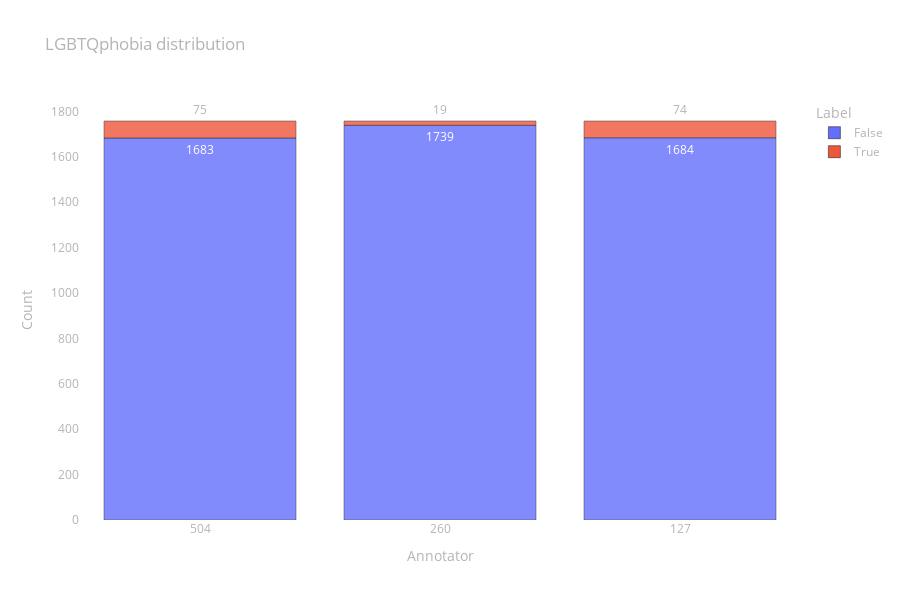

This figure's notebook cell:
### Code cell
fig = px.bar(
    data_frame=prepare_data_to_px(lgbtqphobia),
    x="Annotator", y="Count", color="Label", opacity=0.8,
    height=600, text="Count", title="LGBTQphobia distribution")

fig.update_layout(layout)

fig.show()

### Figure 1 — Plotly figure (JSON) as saved in the notebook; plotly's stock layout.template omitted (floating-point values rounded to 4 significant figures)
{"data": [{"alignmentgroup": "True", "hovertemplate": "Label=False<br>Annotator=%{x}<br>Count=%{text}<extra></extra>", "legendgroup": "False", "marker": {"color": "#636efa", "opacity": 0.8, "pattern": {"shape": ""}}, "name": "False", "offsetgroup": "False", "orientation": "v", "showlegend": true, "text": [1683, 1739, 1684], "textposition": "auto", "type": "bar", "x": [504, 260, 127], "xaxis": "x", "y": [1683, 1739, 1684], "yaxis": "y"}, {"alignmentgroup": "True", "hovertemplate": "Label=True<br>Annotator=%{x}<br>Count=%{text}<extra></extra>", "legendgroup": "True", "marker": {"color": "#EF553B", "opacity": 0.8, "pattern": {"shape": ""}}, "name": "True", "offsetgroup": "True", "orientation": "v", "showlegend": true, "text": [75, 19, 74], "textposition": "auto", "type": "bar", "x": [504, 260, 127], "xaxis": "x", "y": [75, 19, 74], "yaxis": "y"}], "layout": {"barmode": "relative", "font": {"color": "rgb(180,180,180)"}, "height": 600, "legend": {"title": {"text": "Label"}, "tracegroupgap": 0}, "paper_bgcolor": "rgba(0,0,0,0)", "plot_bgcolor": "rgba(0,0,0,0)", "title": {"text": "LGBTQphobia distribution"}, "xaxis": {"anchor": "y", "domain": [0, 1], "showgrid": false, "title": {"text": "Annotator"}, "type": "category", "zeroline": false}, "yaxis": {"anchor": "x", "domain": [0, 1], "showgrid": false, "title": {"text": "Count"}, "zeroline": false}}}
